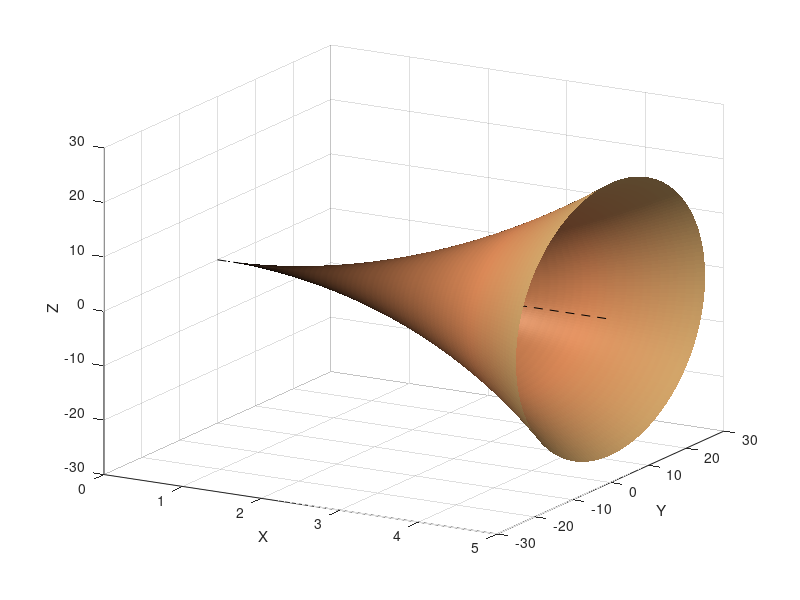

The MATLAB script that drew this image:
% Rotating v = u^2 about the x axes
function main
clear
clc
close all
    N = 200;
    u = linspace(0, 5, N);
    v = f(u);
    % rotate about the x-axis
    [yy zz xx] = cylinder(v, N - 1);
    % change the length of the cylinder
    xx = xx .* 5;
    surf(xx, yy, zz, xx);
    shading interp
    colormap copper
    xlabel('X'); ylabel('Y'); zlabel('Z')
    view(30, 20)
    hold on
    % draw axis of rotation
    x = [0 5];
    y = [0 0];
    z = [0 0];
    plot3(x, y, z, 'k--')
    lightangle(0, 45)
end

function v = f(u)
    v = u.^2;
end

